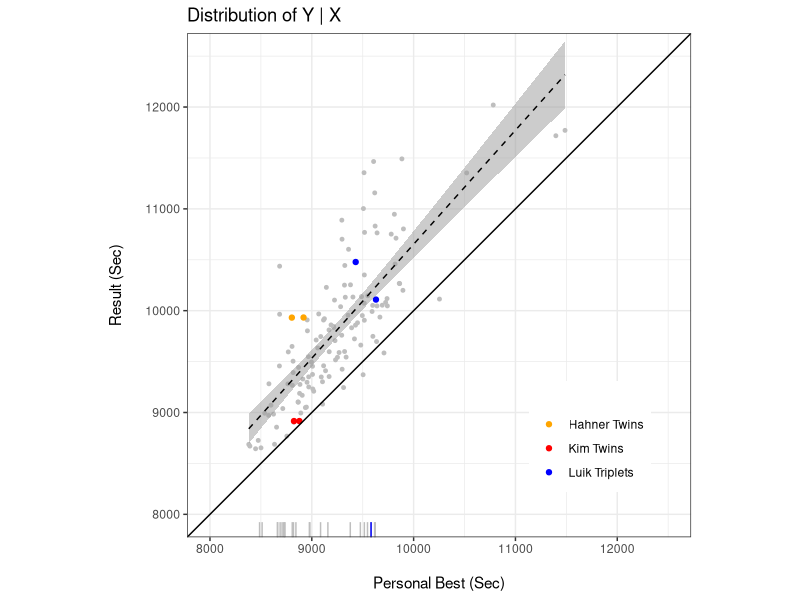
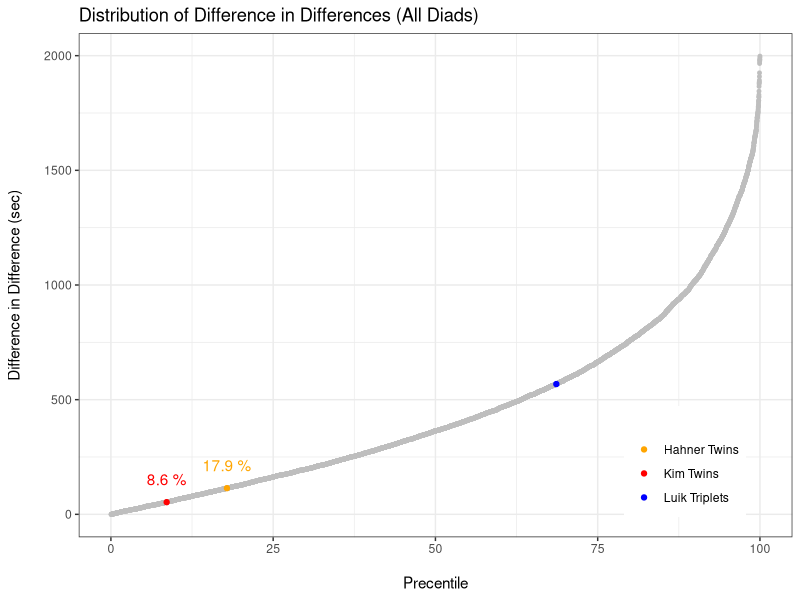
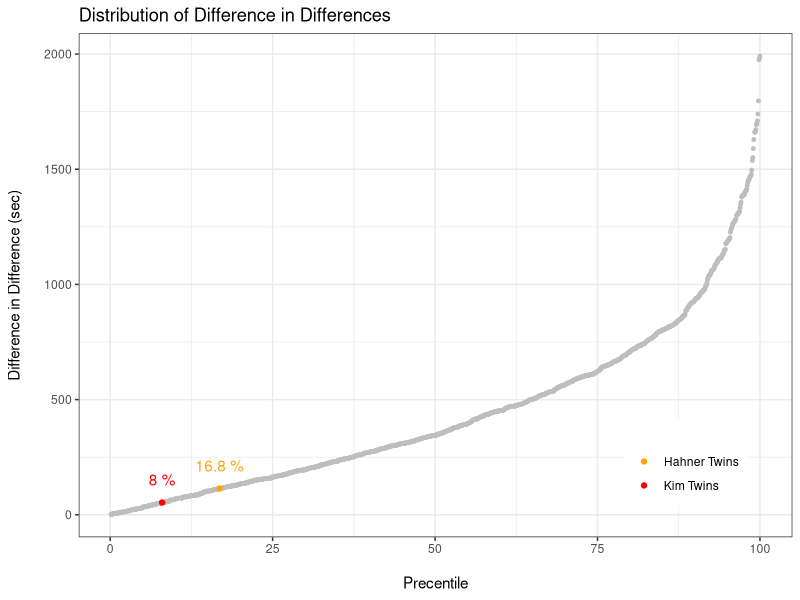
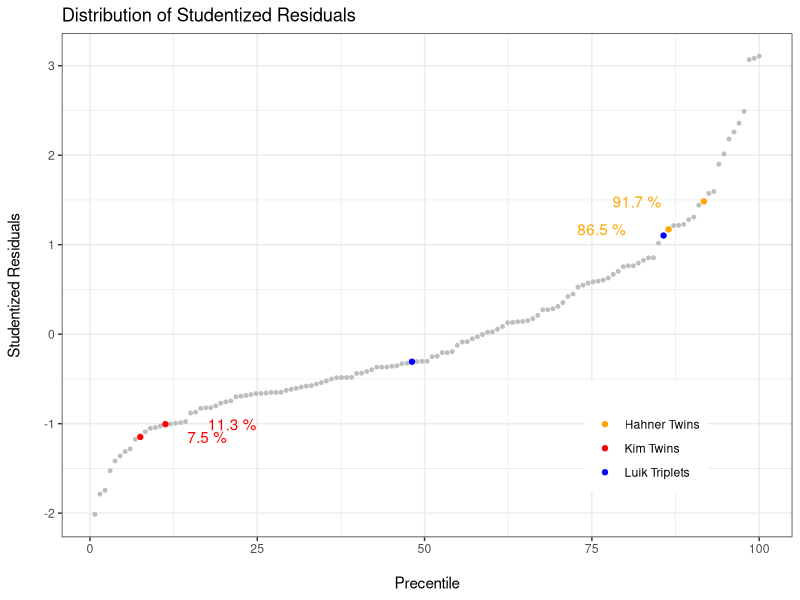
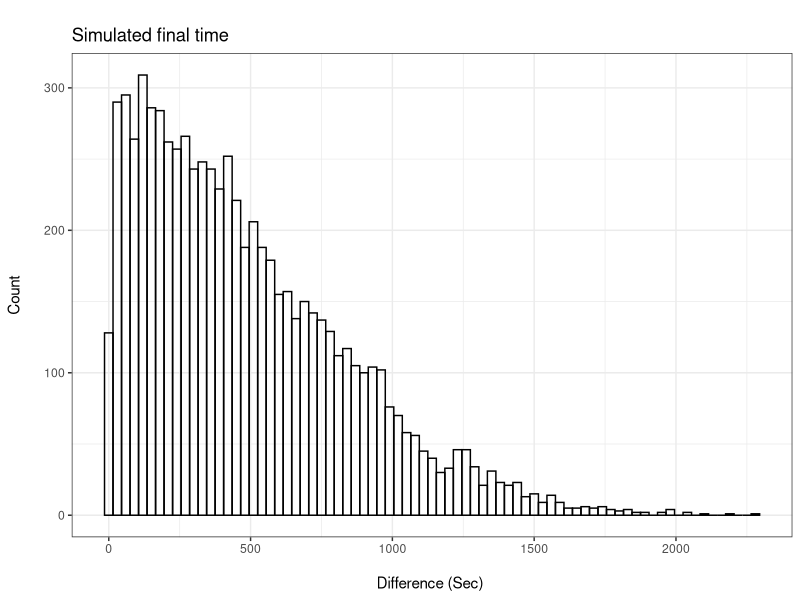
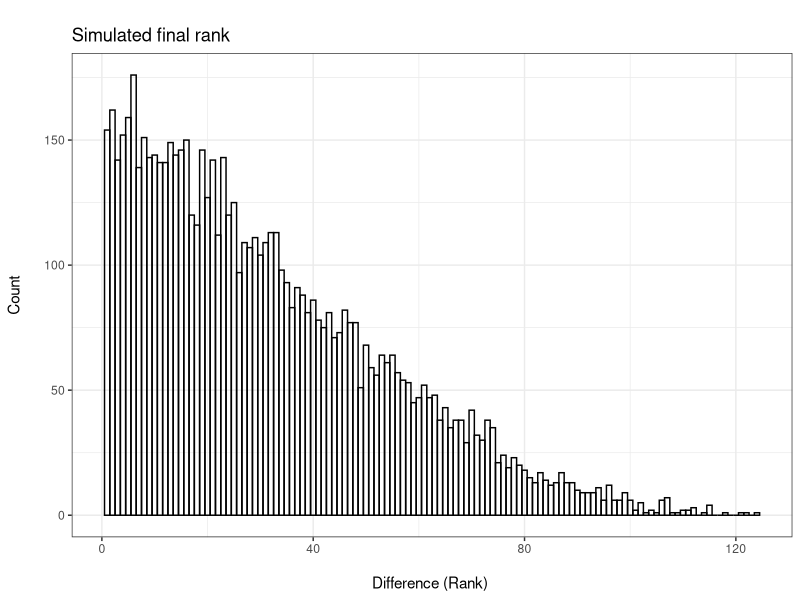

The R source for these figures, in order:
library(MASS)
library(tidyverse)
library(lubridate)
library(stringr)
df <- read.csv("data/times.csv", stringsAsFactors = FALSE) %>% tbl_df()

# Remove Irvette Van Zyl, since she did not start the race due to injury.  Her bib number is 1172.
df <- df[df$BIB != 1172,]

pdf("plots/scatter_plot.pdf", height = 5,  width = 5)
ggplot(aes(y=FINAL, x=PB), data = df) + 
  geom_point(size = 1, colour = "gray") + 
  geom_point(data = df[!is.na(df$TWINS),], aes( col = TWINS)) +
  geom_smooth(method = "lm", colour = "black", alpha = .5, size = .5, linetype = "dashed") + 
  geom_abline(intercept = 0, slope =1) +
  geom_rug(data = df[is.na(df$FINAL),], aes(x = PB), colour = "gray") +
  geom_rug(data = df[is.na(df$FINAL) & df$TWINS == "Luik Triplets",], aes(x = PB), colour = "blue") +
  coord_fixed(xlim = c(8000,12500), ylim = c(8000,12500)) +
  ylab("Result (Sec)\n") + 
  xlab("\nPersonal Best (Sec)") + 
  ggtitle("Distribution of Y | X") +
  scale_color_manual(values = c("orange", "red", "blue", "gray"), name = "") +
  theme_bw() +
  theme(legend.position = c(.8,.2))
dev.off()

nms <- df$ATHLETE
pb <- df$PB
result <- df$FINAL
rank <- min_rank(df$FINAL)
name_i <- vector()
name_j <- vector()
pb_diff <- vector()
result_diff <- vector()
consecutive <- vector()
k = 1
a = 1
for(i in 1:length(pb)){
  for(j in a:length(result)){
    name_i[k] = nms[i]
    name_j[k] = nms[j]
    pb_diff[k] = pb[i] - pb[j]
    result_diff[k] = result[i] - result[j]
    consecutive[k] = ifelse(abs(rank[i] - rank[j]) == 1, T, F) 
    k = k + 1
  }
  a = a + 1 
}


df2 <- data_frame(name_i, name_j, pb_diff, result_diff, diff_in_diff = abs(result_diff - pb_diff), consecutive)

df2$twins <- ifelse(df2$name_i == "Anna Hahner" & df2$name_j == "Lisa Hahner", "Hahner Twins",
                    ifelse(df2$name_i == "Hye-Gyong Kim" & df2$name_j == "Hye-Song Kim", "Kim Twins",
                           ifelse(df2$name_i == "Leila Luik" & df2$name_j == "Lily Luik", "Luik Triplets", NA)))


df2b <- df2 %>% filter(name_i != name_j, !is.na(diff_in_diff)) %>% arrange(diff_in_diff)

pdf("plots/diff_in_diff_1.pdf", height = 5, width = 5)
df2b <- df2b %>% mutate(PERCENTILE = cume_dist(diff_in_diff)*100 )
ggplot(df2b, aes(PERCENTILE,diff_in_diff)) + 
  geom_point(size = 1, colour = "gray") + 
  geom_point(data = na.omit(df2b), aes( col = twins)) + 
  geom_text(data = df2b[df2b$twins == "Hahner Twins",], aes(label = paste(round(PERCENTILE,1),"%")), nudge_y = 100, colour = "orange") +
  geom_text(data = df2b[df2b$twins == "Kim Twins",], aes(label = paste(round(PERCENTILE,1),"%")), nudge_y = 100, colour = "red") +
  ggtitle("Distribution of Difference in Differences (All Diads)") +
  ylab("Difference in Difference (sec)\n") +
  xlab("\nPrecentile") + 
  scale_color_manual(values = c("orange", "red", "blue", "gray"), name = "") +
  theme_bw() +
  theme(legend.position = c(.85,.15))
dev.off()

pdf("plots/diff_in_diff_2.pdf", height = 5, width = 5)
h_diff <- df2b$pb_diff[df2b$twins == "Hahner Twins" & !is.na(df2b$twins)]
df2c <- df2b %>% filter(abs(pb_diff) <= abs(h_diff)) %>% mutate(PERCENTILE = cume_dist(diff_in_diff)*100 )
ggplot(df2c, aes(PERCENTILE,diff_in_diff)) + 
  geom_point(size = 1, colour = "gray") + 
  geom_point(data = na.omit(df2c), aes( col = twins)) + 
  geom_text(data = df2c[df2c$twins == "Hahner Twins",], aes(label = paste(round(PERCENTILE,1),"%")), nudge_y = 100, colour = "orange") +
  geom_text(data = df2c[df2c$twins == "Kim Twins",], aes(label = paste(round(PERCENTILE,1),"%")), nudge_y = 100, colour = "red") +
  ggtitle("Distribution of Difference in Differences") +
  ylab("Difference in Difference (sec)\n") +
  xlab("\nPrecentile") + 
  scale_color_manual(values = c("orange", "red", "blue", "gray"), name = "") +
  theme_bw() +
  theme(legend.position = c(.85,.15))
dev.off()

# Plot Studentized Residuals
pdf("plots/studentized_residuals.pdf", height = 5, width = 5)
fit <- lm(FINAL ~ PB + PB^2, data = df)
dta <- data.frame( df[!is.na(df$FINAL), c("ATHLETE", "TWINS")], STUD_RESID =  rstudent(fit) )
dta <- arrange(dta, STUD_RESID)
dta <- dta %>% mutate(PERCENTILE = cume_dist(STUD_RESID)*100 )
ggplot(dta, aes(PERCENTILE,STUD_RESID)) + 
  geom_point(size = 1, colour = "gray") + 
  geom_point(data = na.omit(dta), aes( col = TWINS)) + 
  geom_text(data = dta[dta$TWINS == "Hahner Twins",], aes(label = paste(round(PERCENTILE,1),"%")), nudge_x = -10, colour = "orange") +
  geom_text(data = dta[dta$TWINS == "Kim Twins",], aes(label = paste(round(PERCENTILE,1),"%")), nudge_x = 10, colour = "red") +
  ggtitle("Distribution of Studentized Residuals") +
  ylab("Studentized Residuals\n") +
  xlab("\nPrecentile") + 
  scale_color_manual(values = c("orange", "red", "blue", "gray"), name = "") +
  theme_bw() +
  theme(legend.position = c(.8,.2))
dev.off()

# Calculate the percent of runners who did not finish.
# (includes women who did not start)
dnf_rate <- sum(is.na(df$FINAL))/length(df$FINAL)

# Estimate linear relationship between personal best and marathon result, excluding twins.
m <- lm(FINAL ~ PB, data = df[is.na(df$TWINS),])

# Store the total number of runners, N
N <- length(df$PB)

# Save the vector of personal bests
x <- df$PB

# Create data frame to capture simulation output
sim_df <- data_frame(ATHLETE = df$ATHLETE)

# Set seed
set.seed(14252345)

# Set total number of sims
total_sims <- 10000

# Begin simulation
for (i in 1:total_sims){
  
  # Determine whether each runner finishes given the dnf rate
  dnf <- sample(x = c(F,T), size = N, replace = T, prob = c(1-dnf_rate, dnf_rate) )
  
  # Draw each runner's result from a multivariate normal distribution with 
  # mean Beta and sigma equal to the variance-covariance of Beta
  # Draw an error term from a normal distibution with standard deviation equal 
  # to the standard deviation of the model residuals.
  B <- mvrnorm(n = 1, mu = coef(m), Sigma =  vcov(m))
  e <- rnorm(n = N, mean = 0, sd = summary(m)$sigma)
  
  # Remove the results of those that did not finish
  y_hat <- ifelse(dnf, NA, B[1] + x*B[2] + e )
  

  # Collect the results
  sim_df[[paste0(i)]] <- y_hat
  
}

sim_df <- sim_df %>% gather(SIM, YHAT, -ATHLETE, convert = T) %>% group_by(SIM) %>% mutate(RANK = min_rank(YHAT))


# Compare Anna to Lisa
#
anna <- df %>% filter(ATHLETE == "Anna Hahner")
anna_sim <- sim_df %>% filter(ATHLETE == "Anna Hahner")

lisa <- df %>% filter(ATHLETE == "Lisa Hahner")
lisa_sim <- sim_df %>% filter(ATHLETE == "Lisa Hahner")

hahner_dist <- abs(anna_sim$YHAT - lisa_sim$YHAT) <= abs(anna$FINAL - lisa$FINAL)
hahner_dist <- ifelse(is.na(hahner_dist), FALSE, hahner_dist)

hahner_rank <- abs(anna_sim$RANK - lisa_sim$RANK) <= 1
hahner_rank <- ifelse(is.na(hahner_rank), FALSE, hahner_rank)

pct_less_than_hahner <- sum(hahner_dist)/length(hahner_dist)
pct_consecutive_hahner <- sum(hahner_rank)/length(hahner_rank)

hahner_df <- data_frame(time_diff = abs(anna_sim$YHAT - lisa_sim$YHAT), rank_diff =  abs(anna_sim$RANK - lisa_sim$RANK))

pdf("plots/simulated_time.pdf", height = 5, width = 5)
ggplot(hahner_df, aes(time_diff)) + 
  geom_histogram(binwidth = 30, colour = "black", fill = NA) +
  xlab("\nDifference (Sec) ") +
  ylab("Count\n") +
  ggtitle("\nSimulated final time") +
  theme_bw()
dev.off()

pdf("plots/simulated_rank.pdf", height = 5, width = 5)
ggplot(hahner_df, aes(rank_diff)) + 
  geom_histogram(binwidth = 1, colour = "black", fill = NA) +
  xlab("\nDifference (Rank) ") +
  ylab("Count\n") +
  ggtitle("\nSimulated final rank") +
  theme_bw()
dev.off()


# Compare Gyong to Song
#
gyong_sim <- sim_df %>% filter(ATHLETE == "Hye-Gyong Kim")
gyong <- df %>% filter(ATHLETE == "Hye-Gyong Kim")

song_sim <-  sim_df %>% filter(ATHLETE == "Hye-Song Kim")
song <-  df %>% filter(ATHLETE == "Hye-Song Kim")

kim_dist <- abs(gyong_sim$YHAT - song_sim$YHAT) <= abs(gyong$FINAL - song$FINAL)
kim_dist <- ifelse(is.na(kim_dist), FALSE, kim_dist)

kim_rank <- abs(gyong_sim$RANK - song_sim$RANK) <= 1
kim_rank <- ifelse(is.na(kim_rank), FALSE, kim_rank)

pct_less_than_kim <- sum(kim_rank)/length(kim_rank)
pct_consecutive_kim <- sum(kim_rank)/length(kim_rank)

pct_consecutive_hahner_and_kim <- sum(hahner_rank & kim_rank)/length(hahner_rank & kim_rank)

# Calculate the percent of the races where the twins placed in consecutive order.

cat("The race was simulated", total_sims, "times.")
cat("The Hahner twins place consecutively in ", round(pct_consecutive_hahner*100, 2), "% of the simulations.", sep = "")
cat("The Kim twins place consecutively in ", round(pct_consecutive_kim*100, 2), "% of the simulations.", sep = "")
cat("Both the Hahner and Kim twins place consecutively in ", round(pct_consecutive_hahner_and_kim*100, 2), "% of the simulations.", sep = "")




# time <- c("SPLIT_5K", "SPLIT_10K","SPLIT_15K", "SPLIT_20K", "SPLIT_HALF", "SPLIT_25K", "SPLIT_30K", "SPLIT_35K", "SPLIT_40K", "FINAL")
# dist <- c(5, 10, 15, 20, 42.195/2, 25, 30, 35, 40, 42.195)
# td <- data.frame(time, dist, stringsAsFactors = F)
# df2 <- df %>% tbl_df %>% gather(time, value, SB:FINAL) %>% filter(str_detect(time, "SPLIT")) %>% left_join(td, by = "time")
# df2 <- df2 %>% group_by(time) %>% mutate(std_value = (value - mean(value, na.rm = T))/sd(value, na.rm = T) )
# ggplot(df2 %>% filter(!is.na(TWINS)), aes(dist, std_value, group = ATHLETE, colour = TWINS)) + geom_point()
